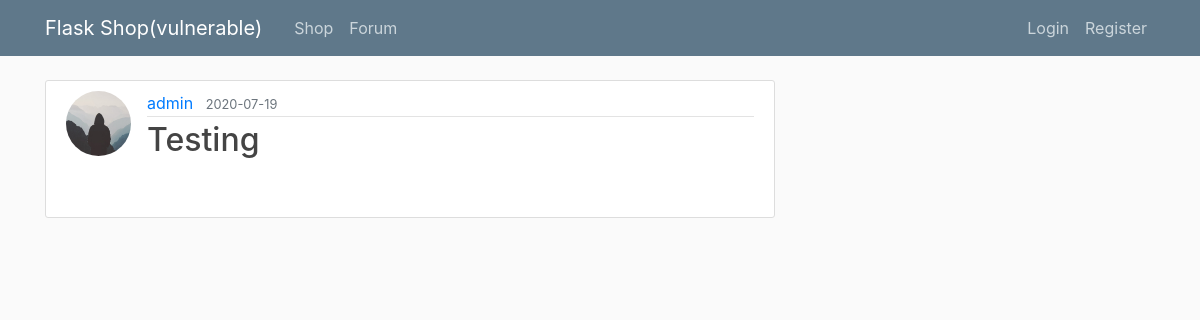
/post/1, run on the app's committed database.
### flaskshop/models.py (models this page shows, shortened)
class User(db.Model, UserMixin):
    id = db.Column(db.Integer, primary_key=True, autoincrement=True)
    username = db.Column(db.String(20), unique=True, nullable=False)
    email = db.Column(db.String(120), unique=True, nullable=False)
    image_file = db.Column(db.String(20), nullable=False, default='default.jpg')
    password = db.Column(db.String(60), nullable=False)
    posts = db.relationship('Post', backref='author', lazy=True)
    cart_details = db.relationship('Cart', backref='owner', lazy=True)
    contact_us = db.relationship('ContactUs', backref='author', lazy=True)
    admin_rights = db.Column(db.Boolean, unique=False, default=False)

class Post(db.Model):
    id = db.Column(db.Integer, primary_key=True)
    title = db.Column(db.String(100), nullable=False)
    date_posted = db.Column(db.DateTime, nullable=False, default=datetime.utcnow)
    content = db.Column(db.Text, nullable=False)
    user_id = db.Column(db.Integer, db.ForeignKey('user.id'), nullable=False)

### flaskshop/routes.py (the view)
@app.route("/post/<int:post_id>")
def post(post_id):
    post = Post.query.get_or_404(post_id)
    return render_template('post.html', title=post.title, post=post)

### flaskshop/templates/post.html (shortened to what this page needs)
{% extends "layout.html" %}
{% block content %}
  <article class="media content-section">
    <img class="rounded-circle article-img" src="{{ url_for('static', filename='profile_pics/' + post.author.image_file) }}">
    <div class="media-body">
      <div class="article-metadata">
        <a class="mr-2" href="{{ url_for('user_posts', username=post.author.username) }}">{{ post.author.username }}</a>
        <small class="text-muted">{{ post.date_posted.strftime('%Y-%m-%d') }}</small>
      </div>
      <h2 class="article-title">{{ post.title|safe }}</h2>
      <p class="article-content">{{ post.content|safe }}</p>
    </div>
  </article>
{% endblock content %}

### flaskshop/static/main.css (style rules this page uses)
body { background: #fafafa; color: #333333; margin-top: 5rem; }
h1, h2, h3, h4, h5, h6 { color: #444444; }
.content-section { background: #ffffff; padding: 10px 20px; border: 1px solid #dddddd; border-radius: 3px; margin-bottom: 20px; }
.article-title { color: #444444; }
.article-content { white-space: pre-line; }
.article-img { height: 65px; width: 65px; margin-right: 16px; }
.article-metadata { padding-bottom: 1px; margin-bottom: 4px; border-bottom: 1px solid #e3e3e3 }

### data on the page
User: image_file (placeholder picture), author.username "admin"
Post: date_posted "2020-07-19", title "Testing"
